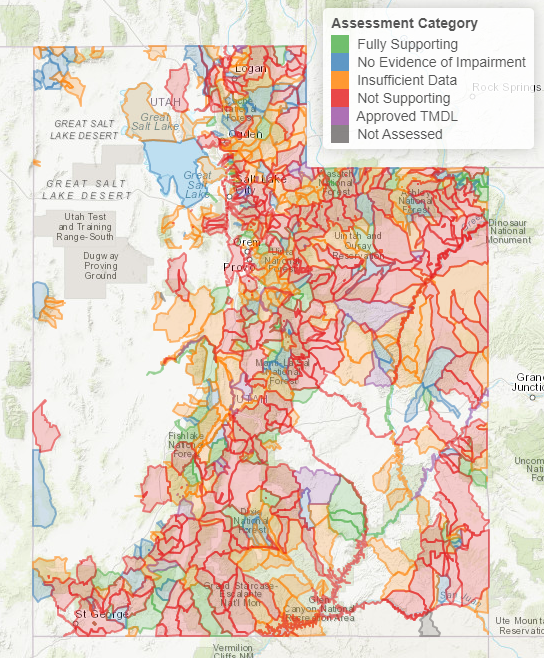

R code for this plot:
setwd("C:\\Users\\jvander\\Documents\\R\\ir-prog-team\\figures")
library(leaflet)

load("au_asmnt_dat.Rdata")
aup$AU_DWQCat1[aup$AU_NAME=="Willard Bay Reservoir"]="Fully Supporting"
aup$lab[aup$AU_NAME=="Willard Bay Reservoir"]="<p>AU name: Willard Bay Reservoir<br />AU ID: UT-L-16020102-004_00<br />Assessment: Fully Supporting<br />Not Supporting Parameters: NA<br />Approved TMDL Parameters: NA<br />TMDL ID: NA"
aup$AU_DWQCat1[aup$AU_NAME=="Monroe Creek"]="Fully Supporting"
aup$lab[aup$AU_NAME=="Monroe Creek"]="<p>AU name: Monroe Creek<br />AU ID: UT16030003-013_00<br />Assessment: Fully Supporting<br />Not Supporting Parameters: NA<br />Approved TMDL Parameters: NA<br />TMDL ID: NA"


factpal <- colorFactor(c("#4daf4a","#377eb8","#ff7f00","#e41a1c","#984ea3","#6a6666"), unique(aup$AU_DWQCat1))

map=leaflet()%>%
  addWMSTiles("https://basemap.nationalmap.gov/arcgis/services/USGSTopo/MapServer/WmsServer", group = "USGS topo", options = providerTileOptions(updateWhenZooming = FALSE,updateWhenIdle = TRUE), layers = "0") %>%
  addWMSTiles("https://basemap.nationalmap.gov/arcgis/services/USGSHydroCached/MapServer/WmsServer", group = "Hydrography", options = providerTileOptions(updateWhenZooming = FALSE,updateWhenIdle = TRUE), layers = "0") %>%
  addProviderTiles("Esri.WorldImagery", group = "Satellite", options = providerTileOptions(updateWhenZooming = FALSE,updateWhenIdle = TRUE)) %>%
  addProviderTiles("Esri.WorldTopoMap", group = "World topo", options = providerTileOptions(updateWhenZooming = FALSE,updateWhenIdle = TRUE)) %>%
  addMapPane("underlay_polygons", zIndex = 410) %>%
  addMapPane("au_poly", zIndex = 415)  %>%
  addMapPane("markers", zIndex = 420)  %>%
  addPolygons(data=wqTools::bu_poly,group="Beneficial uses",fillOpacity = 0.1,weight=3,color="green", options = pathOptions(pane = "underlay_polygons"),
              popup=paste0(
                "Description: ", wqTools::bu_poly$R317Descrp,
                "<br> Uses: ", wqTools::bu_poly$bu_class)
  ) %>% 
  addPolygons(data=aup[aup$AU_Cat=="1",],group="Fully Supporting AUs",fillOpacity = 0.2,weight=2,color=~factpal(AU_DWQCat1), options = pathOptions(pane = "au_poly"),
              popup=~lab
  ) %>% 
  addPolygons(data=aup[aup$AU_Cat=="2",],group="No Evidence of Impairment AUs",fillOpacity = 0.2,weight=2,color=~factpal(AU_DWQCat1), options = pathOptions(pane = "au_poly"),
              popup=~lab
  ) %>% 
  addPolygons(data=aup[aup$AU_Cat=="3",],group="Insufficient Data AUs",fillOpacity = 0.2,weight=2,color=~factpal(AU_DWQCat1), options = pathOptions(pane = "au_poly"),
              popup=~lab
  ) %>% 
  addPolygons(data=aup[aup$AU_Cat=="4A",],group="Approved TMDL AUs",fillOpacity = 0.2,weight=2,color=~factpal(AU_DWQCat1), options = pathOptions(pane = "au_poly"),
              popup=~lab
  ) %>% 
  addPolygons(data=aup[aup$AU_Cat=="5",],group="Not Supporting AUs",fillOpacity = 0.2,weight=2,color=~factpal(AU_DWQCat1), options = pathOptions(pane = "au_poly"),
              popup=~lab
  ) %>% 
  addPolygons(data=aup[aup$AU_Cat=="Not Assessed",],group="Not Assessed AUs",fillOpacity = 0.2,weight=2,color=~factpal(AU_DWQCat1), options = pathOptions(pane = "au_poly"),
              popup=~lab
  ) %>% 
  addPolygons(data=wqTools::ss_poly,group="Site-specific standards",fillOpacity = 0.1,weight=3,color="blue", options = pathOptions(pane = "underlay_polygons"),
              popup=paste0("SS std: ", wqTools::ss_poly$SiteSpecif)
  ) %>%
  addPolygons(data=wqTools::wmu_poly,group="Watershed management units",fillOpacity = 0.1,weight=3,color="red", options = pathOptions(pane = "underlay_polygons"),
              popup=wqTools::wmu_poly$Mgmt_Unit
  ) %>%
  addPolygons(data=wqTools::ut_poly,group="UT boundary",smoothFactor=3,fillOpacity = 0.2,weight=2,color="purple", options = pathOptions(pane = "underlay_polygons")) %>%
  addCircles(data = aup, lng=~Long, lat=~Lat, group = "AUID",stroke=F, fill=F, label=~ASSESS_ID,
             popup = aup$ASSESS_ID) %>%
  addCircles(data = aup, lng =~Long, lat =~Lat, group = "AUName",stroke=F, fill=F, label=~AU_NAME,
             popup = aup$AU_NAME)%>%
  hideGroup("Site-specific standards") %>%
  hideGroup("Beneficial uses") %>%
  hideGroup("UT boundary") %>%
  hideGroup("Watershed management units")%>%
  addLayersControl(position ="topleft",baseGroups = c("World topo","USGS topo", "Hydrography", "Satellite"),overlayGroups = c("Fully Supporting AUs","No Evidence of Impairment AUs","Insufficient Data AUs","Approved TMDL AUs","Not Supporting AUs","Not Assessed AUs","Beneficial uses", "Site-specific standards", "Watershed management units", "UT boundary"),
                                options = leaflet::layersControlOptions(collapsed = TRUE, autoZIndex=FALSE))%>%
  addLegend("topright", pal = factpal, values = unique(aup$AU_DWQCat1),title = "Assessment Category",opacity = 0.8)%>%wqTools::addMapResetButton()%>%
  leaflet.extras::removeSearchFeatures() %>% 
  leaflet.extras::addSearchFeatures(
    targetGroups = c('AUID','AUName'),
    options = leaflet.extras::searchFeaturesOptions(
      zoom=12, openPopup = FALSE, firstTipSubmit = TRUE,
      autoCollapse = TRUE, hideMarkerOnCollapse = TRUE ))
map

htmlwidgets::saveWidget(file="asmnt_map.html", map)
